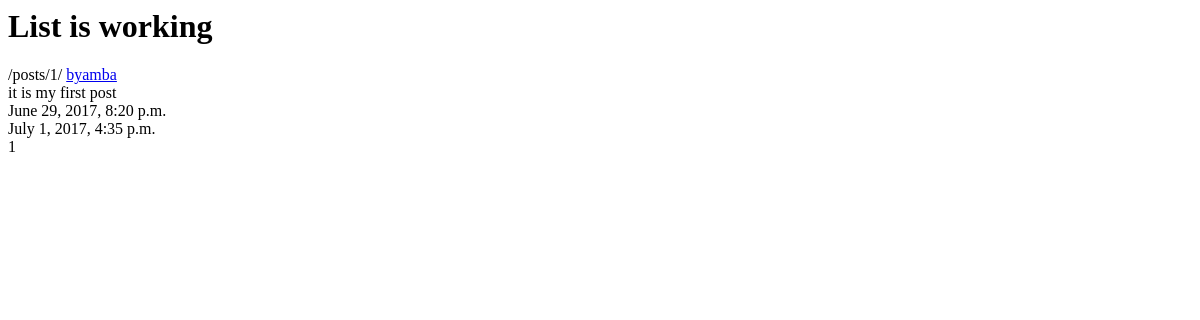
The page /posts/ on the database as committed earlier.
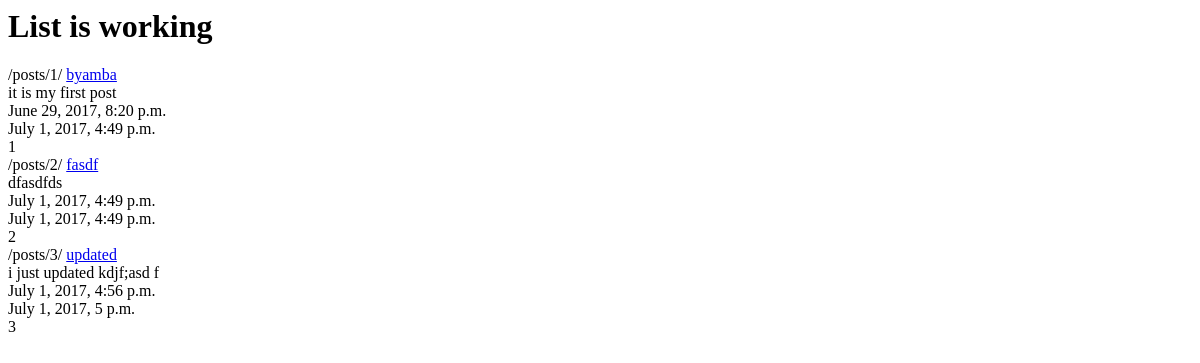
The same page on the database as committed later.
### posts/models.py (models this page shows, shortened)
class Post(models.Model):
    title=models.CharField(max_length=120)
    content=models.TextField()
    updated=models.DateTimeField(auto_now=True, auto_now_add=False)
    timestamp=models.DateTimeField(auto_now=False, auto_now_add=True)
    def get_absolute_url(self):
	    return reverse("posts:detail", kwargs={"id": self.id})

### posts/views.py (the view)
def post_list(request):
	queryset = Post.objects.all()
	context = {
		"object_list": queryset,
		"title": "List"
	}
	return render(request, "index.html", context)

### templates/index.html
<html>
<body>
<h1> {{title}} is working</h1>
{% for k in object_list %}
{% url "posts:detail" id=k.id %}
<a href='{{ k.get_absolute_url }}'>{{k.title}}</a></br>
{{k.content}}</br>
{{k.timestamp}}</br>
{{k.updated}}</br>
{{k.id}}</br>
{% endfor %}
</body>
</html>

Rows that differ between the two databases and show on the page:
changed Post "/posts/1/": updated "July 1, 2017, 4:35 p.m." → "July 1, 2017, 4:49 p.m."
added Post: id "/posts/2/", title "fasdf", content "dfasdfds", timestamp "July 1, 2017, 4:49 p.m.", updated "July 1, 2017, 4:49 p.m.", id "2"
added Post: id "/posts/3/", title "updated", content "i just updated kdjf;asd f", timestamp "July 1, 2017, 4:56 p.m.", updated "July 1, 2017, 5 p.m.", id "3"
